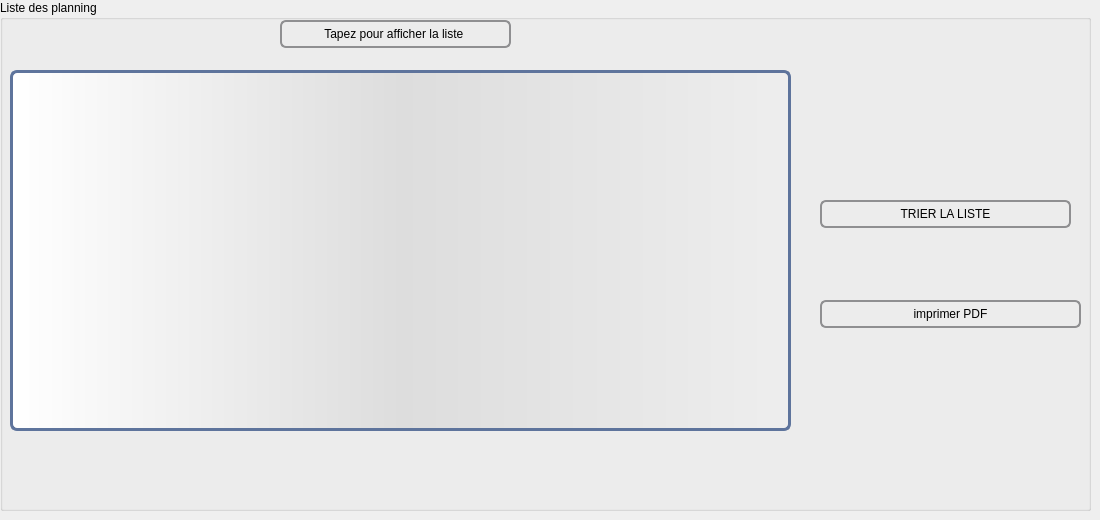
        <widget class="QWidget" name="tab_12">
         <attribute name="title">
          <string>Afficher</string>
         </attribute>
         <widget class="QGroupBox" name="groupBox_11">
          <property name="geometry">
           <rect>
            <x>0</x>
            <y>0</y>
            <width>1091</width>
            <height>511</height>
           </rect>
          </property>
          <property name="title">
           <string>Liste des planning</string>
          </property>
          <widget class="QPushButton" name="imprimer_planning_cheval">
           <property name="geometry">
            <rect>
             <x>820</x>
             <y>300</y>
             <width>261</width>
             <height>28</height>
            </rect>
           </property>
           <property name="styleSheet">
            <string notr="true">QPushButton {
    border: 2px solid #8f8f91;
    border-radius: 6px;
    background-color: qlineargradient(x1: 0, y1: 0, x2: 0, y2: 1,
                                      stop: 0 #f6f7fa, stop: 1 #dadbde);
    min-width: 80px;
}

QPushButton:pressed {
    background-color: qlineargradient(x1: 0, y1: 0, x2: 0, y2: 1,
                                      stop: 0 #dadbde, stop: 1 #f6f7fa);
}

QPushButton:flat {
    border: none; /* no border for a flat push button */
}

QPushButton:default {
    border-color: navy; /* make the default button prominent */
}</string>
           </property>
           <property name="text">
            <string>imprimer PDF</string>
           </property>
           <property name="icon">
            <iconset resource="imagee.qrc">
             <normaloff>:/pdf.png</normaloff>:/pdf.png</iconset>
           </property>
          </widget>
          <widget class="QPushButton" name="pushButton_2">
           <property name="geometry">
            <rect>
             <x>820</x>
             <y>200</y>
             <width>251</width>
             <height>28</height>
            </rect>
           </property>
           <property name="styleSheet">
            <string notr="true">QPushButton {
	
    border: 2px solid #8f8f91;
    border-radius: 6px;
    background-color: qlineargradient(x1: 0, y1: 0, x2: 0, y2: 1,
                                      stop: 0 #f6f7fa, stop: 1 #dadbde);
    min-width: 80px;
}

QPushButton:pressed {
    background-color: qlineargradient(x1: 0, y1: 0, x2: 0, y2: 1,
                                      stop: 0 #dadbde, stop: 1 #f6f7fa);
}

QPushButton:flat {
    border: none; /* no border for a flat push button */
}

QPushButton:default {
    border-color: navy; /* make the default button prominent */
}</string>
           </property>
           <property name="text">
            <string>TRIER LA LISTE</string>
           </property>
           <property name="icon">
            <iconset resource="imagee.qrc">
             <normaloff>:/tri.png</normaloff>:/tri.png</iconset>
           </property>
          </widget>
          <widget class="QPushButton" name="afficher_plann">
           <property name="geometry">
            <rect>
             <x>280</x>
             <y>20</y>
             <width>231</width>
             <height>28</height>
            </rect>
           </property>
           <property name="styleSheet">
            <string notr="true">QPushButton {
    border: 2px solid #8f8f91;
    border-radius: 6px;
    background-color: qlineargradient(x1: 0, y1: 0, x2: 0, y2: 1,
                                      stop: 0 #f6f7fa, stop: 1 #dadbde);
    min-width: 80px;
}

QPushButton:pressed {
    background-color: qlineargradient(x1: 0, y1: 0, x2: 0, y2: 1,
                                      stop: 0 #dadbde, stop: 1 #f6f7fa);
}

QPushButton:flat {
    border: none; /* no border for a flat push button */
}

QPushButton:default {
    border-color: navy; /* make the default button prominent */
}</string>
           </property>
           <property name="text">
            <string>Tapez pour afficher la liste </string>
           </property>
          </widget>
          <widget class="QTableView" name="tab_planning">
           <property name="geometry">
            <rect>
             <x>10</x>
             <y>70</y>
             <width>781</width>
             <height>361</height>
            </rect>
           </property>
           <property name="styleSheet">
            <string notr="true"> QTableView {border: 3px solid #5E749C;text-align: top;padding: 4px;border-radius: 7px;border-bottom-left-radius: 7px;background: QLinearGradient( x1: 0, y1: 0, x2: 1, y2: 0,stop: 0 #fff, stop: 1 #eee,stop: 0.5 #ddd,stop: 1 #eee );width: 15px;}
QTableView::item:focus{selection-background-color: yellow;}


 QScrollBar{
         background: QLinearGradient( x1: 0, y1: 0, x2: 1, y2: 0,stop: 0 #fff, stop: 1 #eee,stop: 0.5 #ddd,stop: 1 #eee );
 }

 QScrollBar:vertical {
     border: 3px solid #5E749C;
     padding: 4px;
     border-radius: 7px;
     border-bottom-left-radius: 7px;
     background: QLinearGradient( x1: 0, y1: 0, x2: 1, y2: 0,stop: 0 #fff, stop: 1 #eee,stop: 0.5 #ddd,stop: 1 #eee );
     width: 45px;
     margin: 48px 0 48px 0;
 }

 QScrollBar::handle:vertical {
     background: dark blue;
     border: 3px solid #5E749C;
     padding: 0px;
     border-radius: 7px;
     border-bottom-left-radius: 7px;
     min-height: 40px;
 }
 QScrollBar::add-line:vertical {
     background: dark blue;
     border: 3px solid #5E749C;
     padding: 0px;
     border-radius: 7px;
     border-bottom-left-radius: 7px;
     height: 40px;
     subcontrol-position: bottom;
     subcontrol-origin: margin;
 }

 QScrollBar::sub-line:vertical {
     background: dark blue;
     border: 3px solid #5E749C;
     padding: 0px;
     border-radius: 7px;
     border-bottom-left-radius: 7px;
     height: 40px;
     subcontrol-position: top;
     subcontrol-origin: margin;
 }
 QScrollBar::up-arrow:vertical, QScrollBar::down-arrow:vertical {
     border: 2px solid grey;
     width: 3px;
     height: 3px;
     background: white;
 }

 QScrollBar::add-page:vertical, QScrollBar::sub-page:vertical {
     background: none;
 }</string>
           </property>
          </widget>
          <widget class="QLabel" name="label_45">
           <property name="geometry">
            <rect>
             <x>850</x>
             <y>30</y>
             <width>171</width>
             <height>121</height>
            </rect>
           </property>
           <property name="styleSheet">
            <string notr="true">image: url(:/liste.png);</string>
           </property>
           <property name="text">
            <string/>
           </property>
          </widget>
         </widget>
        </widget>
